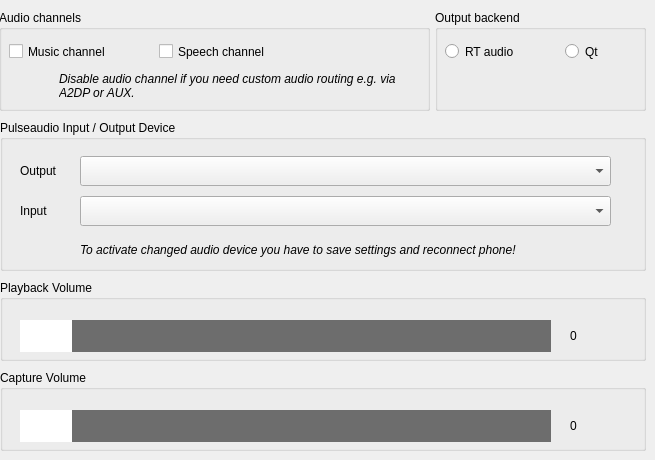
   <widget class="QWidget" name="tabAudio">
    <attribute name="title">
     <string>Audio</string>
    </attribute>
    <widget class="QGroupBox" name="groupBoxAudioChannels">
     <property name="geometry">
      <rect>
       <x>-1</x>
       <y>10</y>
       <width>431</width>
       <height>101</height>
      </rect>
     </property>
     <property name="title">
      <string>Audio channels</string>
     </property>
     <widget class="QCheckBox" name="checkBoxMusicAudioChannel">
      <property name="geometry">
       <rect>
        <x>10</x>
        <y>30</y>
        <width>131</width>
        <height>23</height>
       </rect>
      </property>
      <property name="text">
       <string>Music channel</string>
      </property>
     </widget>
     <widget class="QCheckBox" name="checkBoxSpeechAudioChannel">
      <property name="geometry">
       <rect>
        <x>160</x>
        <y>30</y>
        <width>131</width>
        <height>23</height>
       </rect>
      </property>
      <property name="text">
       <string>Speech channel</string>
      </property>
     </widget>
     <widget class="QLabel" name="labelAudioChannelDescription">
      <property name="geometry">
       <rect>
        <x>60</x>
        <y>60</y>
        <width>341</width>
        <height>31</height>
       </rect>
      </property>
      <property name="font">
       <font>
        <italic>true</italic>
       </font>
      </property>
      <property name="text">
       <string>Disable audio channel if you need custom audio routing e.g. via A2DP or AUX.</string>
      </property>
      <property name="wordWrap">
       <bool>true</bool>
      </property>
     </widget>
     <widget class="QLabel" name="labelAudioChannelDescriptionIcon">
      <property name="geometry">
       <rect>
        <x>30</x>
        <y>60</y>
        <width>21</width>
        <height>31</height>
       </rect>
      </property>
      <property name="text">
       <string>&lt;html&gt;&lt;head/&gt;&lt;body&gt;&lt;p&gt;&lt;img src=&quot;:/ico_info.png&quot;/&gt;&lt;/p&gt;&lt;/body&gt;&lt;/html&gt;</string>
      </property>
     </widget>
    </widget>
    <widget class="QGroupBox" name="groupBoxAudioOutputBackend">
     <property name="geometry">
      <rect>
       <x>435</x>
       <y>10</y>
       <width>211</width>
       <height>101</height>
      </rect>
     </property>
     <property name="title">
      <string>Output backend</string>
     </property>
     <widget class="QRadioButton" name="radioButtonRtAudio">
      <property name="geometry">
       <rect>
        <x>10</x>
        <y>30</y>
        <width>101</width>
        <height>23</height>
       </rect>
      </property>
      <property name="text">
       <string>RT audio</string>
      </property>
     </widget>
     <widget class="QRadioButton" name="radioButtonQtAudio">
      <property name="geometry">
       <rect>
        <x>130</x>
        <y>30</y>
        <width>71</width>
        <height>23</height>
       </rect>
      </property>
      <property name="text">
       <string>Qt</string>
      </property>
     </widget>
    </widget>
    <widget class="QGroupBox" name="groupBoxPulse">
     <property name="geometry">
      <rect>
       <x>0</x>
       <y>120</y>
       <width>646</width>
       <height>151</height>
      </rect>
     </property>
     <property name="title">
      <string>Pulseaudio Input / Output Device</string>
     </property>
     <widget class="QComboBox" name="comboBoxPulseOutput">
      <property name="geometry">
       <rect>
        <x>80</x>
        <y>36</y>
        <width>531</width>
        <height>30</height>
       </rect>
      </property>
      <property name="editable">
       <bool>false</bool>
      </property>
     </widget>
     <widget class="QLabel" name="labelPulseOutput">
      <property name="geometry">
       <rect>
        <x>20</x>
        <y>36</y>
        <width>61</width>
        <height>30</height>
       </rect>
      </property>
      <property name="text">
       <string>Output</string>
      </property>
     </widget>
     <widget class="QComboBox" name="comboBoxPulseInput">
      <property name="geometry">
       <rect>
        <x>80</x>
        <y>76</y>
        <width>531</width>
        <height>30</height>
       </rect>
      </property>
      <property name="editable">
       <bool>false</bool>
      </property>
     </widget>
     <widget class="QLabel" name="labelPulseInput">
      <property name="geometry">
       <rect>
        <x>20</x>
        <y>76</y>
        <width>61</width>
        <height>30</height>
       </rect>
      </property>
      <property name="text">
       <string>Input</string>
      </property>
     </widget>
     <widget class="QLabel" name="labelSettingsInfo_2">
      <property name="geometry">
       <rect>
        <x>80</x>
        <y>114</y>
        <width>561</width>
        <height>31</height>
       </rect>
      </property>
      <property name="font">
       <font>
        <italic>true</italic>
       </font>
      </property>
      <property name="text">
       <string>To activate changed audio device you have to save settings and reconnect phone!</string>
      </property>
      <property name="alignment">
       <set>Qt::AlignLeading|Qt::AlignLeft|Qt::AlignVCenter</set>
      </property>
      <property name="wordWrap">
       <bool>true</bool>
      </property>
     </widget>
     <widget class="QLabel" name="labelSettingsInfo_Icon_2">
      <property name="geometry">
       <rect>
        <x>20</x>
        <y>116</y>
        <width>31</width>
        <height>31</height>
       </rect>
      </property>
      <property name="text">
       <string>&lt;html&gt;&lt;head/&gt;&lt;body&gt;&lt;p align=&quot;justify&quot;&gt;&lt;img src=&quot;:/ico_warning.png&quot;/&gt;&lt;/p&gt;&lt;/body&gt;&lt;/html&gt;</string>
      </property>
     </widget>
    </widget>
    <widget class="QGroupBox" name="groupBoxSystemVolume">
     <property name="geometry">
      <rect>
       <x>0</x>
       <y>280</y>
       <width>646</width>
       <height>81</height>
      </rect>
     </property>
     <property name="title">
      <string>Playback Volume</string>
     </property>
     <widget class="QLabel" name="labelSystemVolumeValue">
      <property name="geometry">
       <rect>
        <x>570</x>
        <y>40</y>
        <width>41</width>
        <height>31</height>
       </rect>
      </property>
      <property name="text">
       <string>0</string>
      </property>
     </widget>
     <widget class="QSlider" name="horizontalSliderSystemVolume">
      <property name="geometry">
       <rect>
        <x>20</x>
        <y>40</y>
        <width>531</width>
        <height>32</height>
       </rect>
      </property>
      <property name="styleSheet">
       <string notr="true">QSlider::handle:horizontal { background: white; height: 32px; width: 52px; margin: 0 0;}
QSlider::groove:horizontal { background: #6d6d6d; height: 32px;}</string>
      </property>
      <property name="maximum">
       <number>100</number>
      </property>
      <property name="orientation">
       <enum>Qt::Horizontal</enum>
      </property>
     </widget>
    </widget>
    <widget class="QGroupBox" name="groupBoxSystemCapture">
     <property name="geometry">
      <rect>
       <x>0</x>
       <y>370</y>
       <width>646</width>
       <height>81</height>
      </rect>
     </property>
     <property name="title">
      <string>Capture Volume</string>
     </property>
     <widget class="QLabel" name="labelSystemCaptureValue">
      <property name="geometry">
       <rect>
        <x>570</x>
        <y>40</y>
        <width>41</width>
        <height>31</height>
       </rect>
      </property>
      <property name="text">
       <string>0</string>
      </property>
     </widget>
     <widget class="QSlider" name="horizontalSliderSystemCapture">
      <property name="geometry">
       <rect>
        <x>20</x>
        <y>40</y>
        <width>531</width>
        <height>32</height>
       </rect>
      </property>
      <property name="styleSheet">
       <string notr="true">QSlider::handle:horizontal { background: white; height: 32px; width: 52px; margin: 0 0;}
QSlider::groove:horizontal { background: #6d6d6d; height: 32px;}</string>
      </property>
      <property name="maximum">
       <number>100</number>
      </property>
      <property name="orientation">
       <enum>Qt::Horizontal</enum>
      </property>
     </widget>
    </widget>
   </widget>
